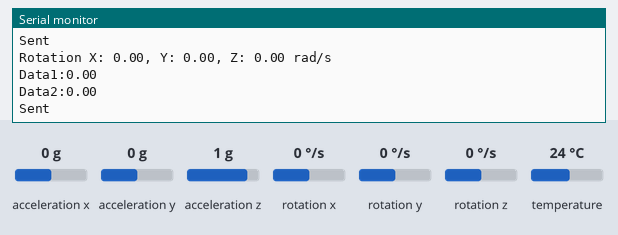
Bench run of a sketch on a simulated Arduino Uno, built with avr-gcc and run on an emulated ATmega328P. On the bench: the last lines printed to the serial monitor. Inputs (shaded band) come from the test bench; at power-on: rotation x 0 °/s, rotation y 0 °/s, rotation z 0 °/s, acceleration x 0 g, acceleration y 0 g, acceleration z 1 g, temperature 24 °C. No radio packets arrive unless stated.

Above: at 1.2 s.
1.3 s: rotation x set to -192 °/s
At 1.73 s:
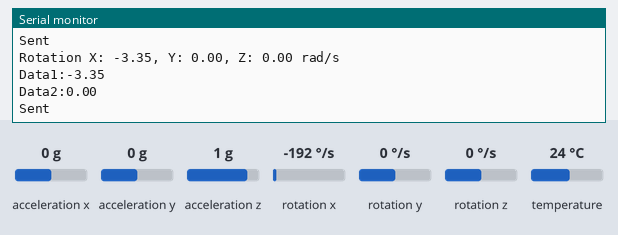
2.8 s: rotation y set to -192 °/s
At 3.01 s:
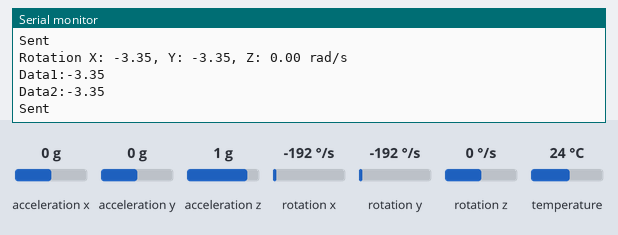

Measured:
- after the input at 1.3 s, the serial monitor: prints a new line after 0.25 s (image 1)
- after the input at 2.8 s, the serial monitor: prints a new line at once (image 2)

The sketch:

Transmitter_Gyroscope_Other_Try.ino
```cpp
#include <Adafruit_MPU6050.h>
#include <Adafruit_Sensor.h>
#include <Wire.h>
#include "SPI.h"
#include "RF24.h"
#include "nRF24L01.h"
#define CE_PIN 7
#define CSN_PIN 8
#define INTERVAL_MS_TRANSMISSION 250

RF24 radio(CE_PIN, CSN_PIN);
const byte address[6] = "00001";
//NRF24L01 buffer limit is 32 bytes (max struct size)
struct payload {
   float data1;
   float data2;
};
payload payload;

Adafruit_MPU6050 mpu;

void setup(void) {
  Serial.begin(115200);

  // Try to initialize!
  if (!mpu.begin()) {
    Serial.println("Failed to find MPU6050 chip");
    while (1) {
      delay(10);
    }
  }
  Serial.println("MPU6050 Found!");

  // set accelerometer range to +-8G
  mpu.setAccelerometerRange(MPU6050_RANGE_8_G);

  // set gyro range to +- 500 deg/s
  mpu.setGyroRange(MPU6050_RANGE_500_DEG);

  // set filter bandwidth to 21 Hz
  mpu.setFilterBandwidth(MPU6050_BAND_21_HZ);

  radio.begin();
   //Append ACK packet from the receiving radio back to the transmitting radio
   radio.setAutoAck(false); //(true|false)
   //Set the transmission datarate
   radio.setDataRate(RF24_250KBPS); //(RF24_250KBPS|RF24_1MBPS|RF24_2MBPS)
   //Greater level = more consumption = longer distance
   radio.setPALevel(RF24_PA_MAX); //(RF24_PA_MIN|RF24_PA_LOW|RF24_PA_HIGH|RF24_PA_MAX)
   //Default value is the maximum 32 bytes
   radio.setPayloadSize(sizeof(payload));
   //Act as transmitter
   radio.openWritingPipe(address);
   radio.stopListening();
}

void loop() {
  /* Get new sensor events with the readings */
  sensors_event_t a, g, temp;
  mpu.getEvent(&a, &g, &temp);

  Serial.print("Rotation X: ");
  Serial.print(g.gyro.x);
  Serial.print(", Y: ");
  Serial.print(g.gyro.y);
  Serial.print(", Z: ");
  Serial.print(g.gyro.z);
  Serial.println(" rad/s");

  Serial.println("");
  payload.data1 = g.gyro.x;
   payload.data2 = g.gyro.y;
   radio.write(&payload, sizeof(payload));
   Serial.print("Data1:");
   Serial.println(payload.data1);
   Serial.print("Data2:");
   Serial.println(payload.data2);
   Serial.println("Sent");
   delay(INTERVAL_MS_TRANSMISSION);
}

// -6 most
```
